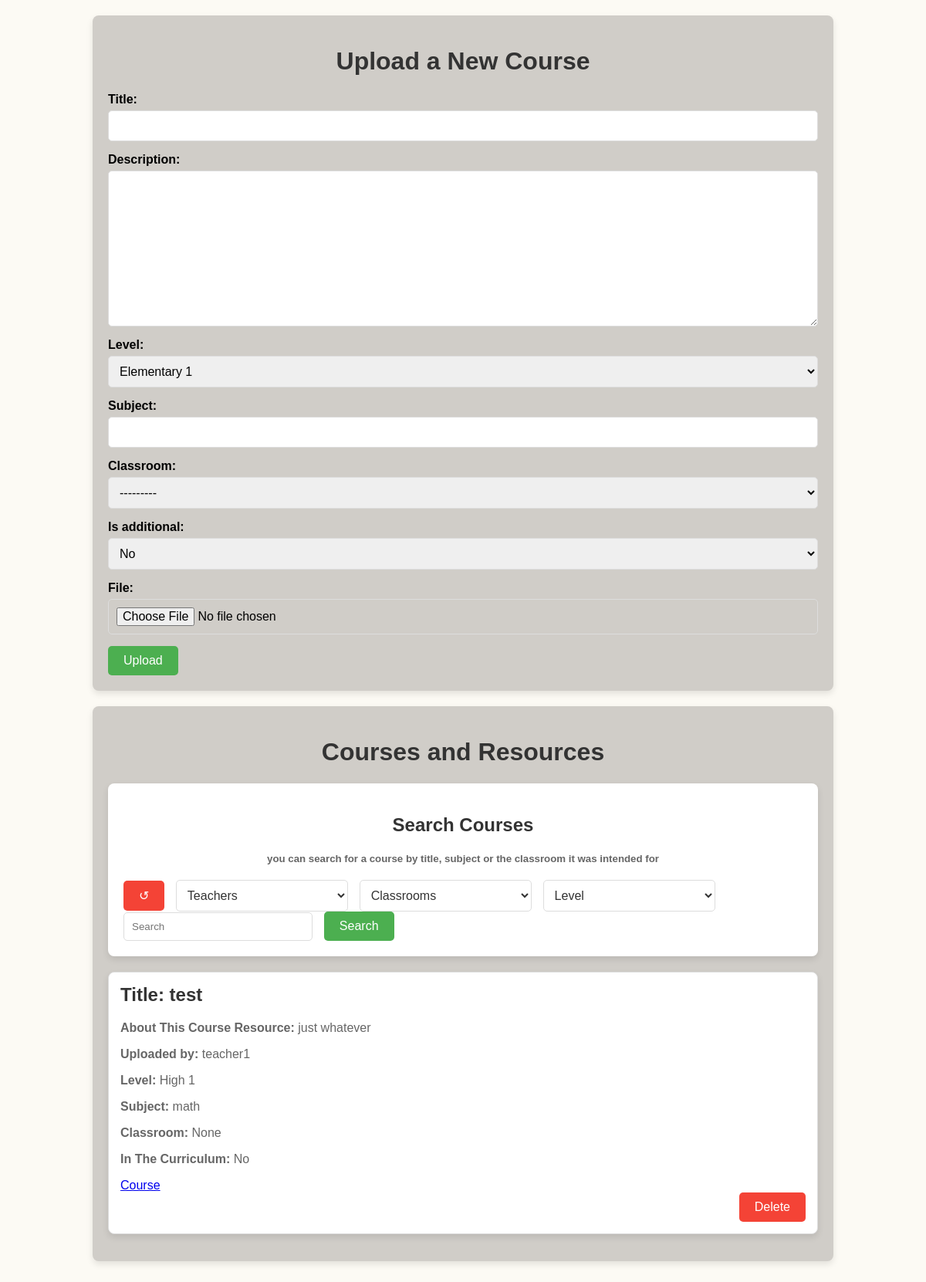
Before: /teacher_courses/ (signed in) with the older database file.
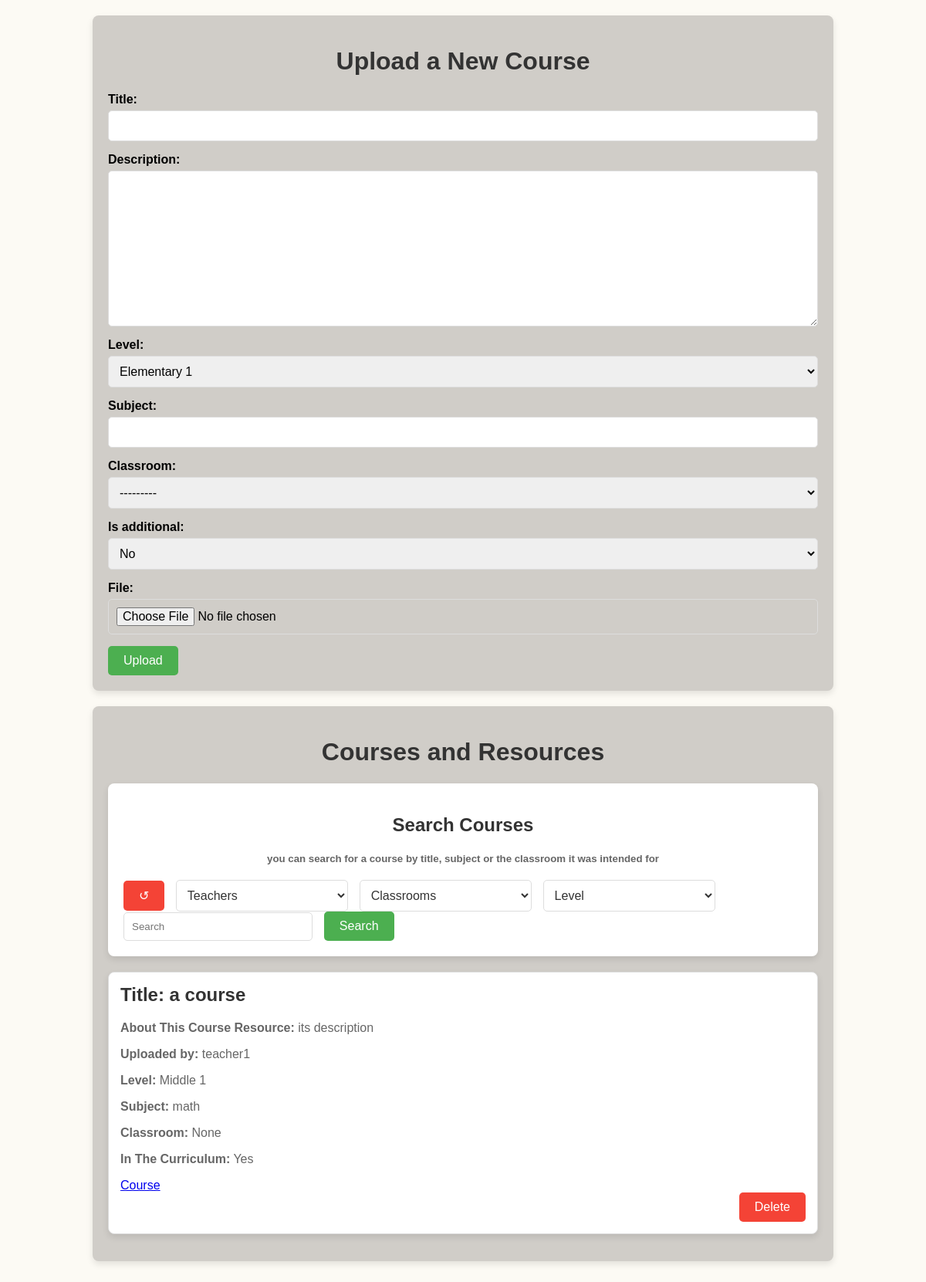
After: the same page with the newer database file.
### core/models.py (models this page shows, shortened)
class Courses(models.Model):
    title = models.CharField(max_length=255)
    description = models.TextField()
    level= models.CharField(max_length=2, choices=LEVEL_CHOICES, default='E1')
    subject = models.CharField(max_length=255, null=True, blank=True)
    teacher = models.ForeignKey(Teacher, on_delete=models.CASCADE, related_name='courses')
    is_additional= models.BooleanField(default=False, null=True, blank=True)
    file= models.FileField(upload_to='courses/')
    classroom= models.ForeignKey(Classroom, on_delete=models.SET_NULL, null= True, blank=True, related_name='classroom')
    class Meta:
        verbose_name_plural='Courses'

class Teacher(models.Model):
    user= models.OneToOneField(CustomUser,on_delete=models.CASCADE,related_name='teacher')
    class Meta:
        verbose_name = 'Teacher information'
        verbose_name_plural = 'Teachers information'
    def __str__(self):
        return self.user.username

class CustomUser(AbstractUser):
    USER_TYPE_CHOICES = (
        ('teacher', 'Teacher'),
        ('student', 'Student'),
        ('parent', 'Parent'),
        ('admin/staff', 'Admin/Staff')
    )
    user_type = models.CharField(max_length=30, choices=USER_TYPE_CHOICES)

### core/decorators.py (the view)
        def wrapper_func(request, *args, **kwargs):
            if request.user.groups.exists():
                user_groups = request.user.groups.all()
                logging.info(f"User's groups: {[group.name for group in user_groups]}")
                logging.info(f"Allowed roles: {allowed_roles}")
                for group in user_groups:
                    if group.name in allowed_roles:
                        return view_func(request, *args, **kwargs)
            context = {
                'user': request.user
            }
            return render(request, 'core/403.html', context)

### core/forms.py
class CoursesForm(forms.ModelForm):
    class Meta:
        model = Courses
        fields = '__all__'
        exclude = ['teacher']

### core/models.py (called while the page is built)
    def __str__(self):
        return self.name

### core/templates/core/teacher_courses.html (shortened to what this page needs)
{% load static %}
<!DOCTYPE html>
<html>
<head>
    <link rel="stylesheet" type="text/css" href="{% static 'css/general.css' %}">
</head>
<body>
    <div class="container">
        <div class="course-upload">
            <h1>Upload a New Course</h1>
            <form method="POST" enctype="multipart/form-data">
                <div class="form-group">
                    <label>{{ form.title.label }}:</label> {{ form.title }}
                </div>
                <div class="form-group">
                    <label>{{ form.description.label }}:</label> {{ form.description }}
                </div>
                <div class="form-group">
                    <label>{{ form.level.label }}:</label> {{ form.level }}
                </div>
                <div class="form-group">
                    <label>{{ form.subject.label }}:</label> {{ form.subject }}
                </div>
                <div class="form-group">
                    <label>{{ form.classroom.label }}:</label> {{ form.classroom }}
                </div>
                <div class="form-group">
                    <label>{{ form.is_additional.label }}:</label> {{ form.is_additional }}
                </div>
                <div class="form-group">
                    <label>{{ form.file.label }}:</label> {{ form.file }}
                </div>
                <button type="submit" class="form-submit-button">Upload</button>
            </form>
        </div>
        <div class="courses">
            <h1> Courses and Resources</h1>
            <div class="search-form">
                <h2>Search Courses</h2>
                <h5>you can search for a course by title, subject or the classroom it was intended for </h5>
                <form method="get">
                    <button type="submit" name="search" value="all" class= "reset-button">&#x21BA;</button>
                    <select name="teacher" class="select-box">
                        <option value="">Teachers</option>
                    </select>
                     <select name="classroom" class="select-box">
                        <option value="">Classrooms</option>
                    </select>
                    <select name="level" class="select-box">
                        <option value="">Level</option>
                    </select>
                    <input type="text" name="search" placeholder="Search">
                    <input type="submit" value="Search">
                </form>
            </div>
            {% for course in courses %}
            <div class="course-box">
                <h2>Title: {{ course.title }}</h2>
                <p><strong>About This Course Resource:</strong> {{ course.description }}</p>
                <p><strong>Uploaded by:</strong> {{ course.teacher }}</p>
                <p><strong>Level:</strong> {{ course.get_level_display }}</p>
                <p><strong>Subject:</strong> {{ course.subject }}</p>
                <p><strong>Classroom:</strong> {{ course.classroom }}</p>
                <p><strong>In The Curriculum:</strong> {{ course.is_additional|yesno:"No,Yes" }}</p>
                <a href="{{ course.file.url }}" download>Course</a>
                    {% if request.user.teacher == course.teacher %}
                        <form method="POST">
                            <button type="submit" name="delete" class="delete-button">Delete</button>
                        </form>
                    {% endif %}
                </div>
            {% endfor %}
        </div>
    </div>
</body>
</html>

Changed rows visible on the page:
changed Courses "math": title "test" → "a course"; description "just whatever" → "its description"; level "High 1" → "Middle 1"; is_additional "No" → "Yes"
